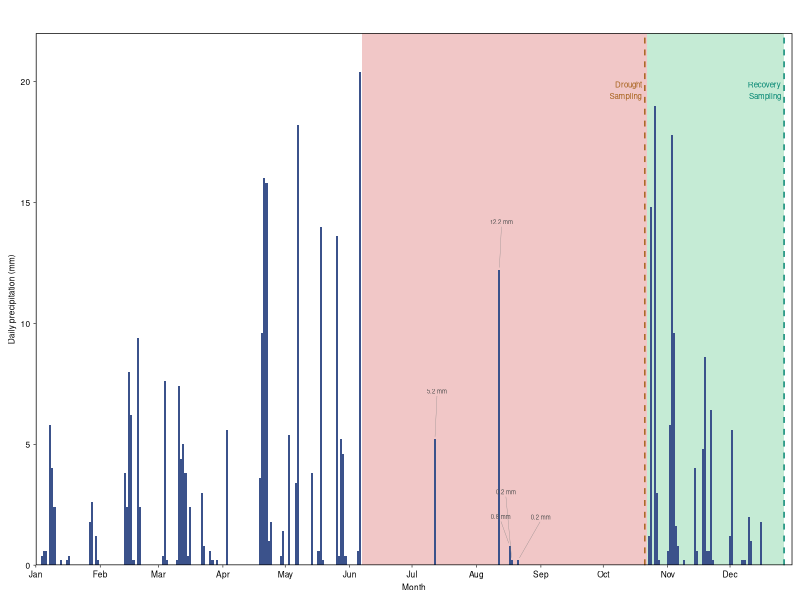
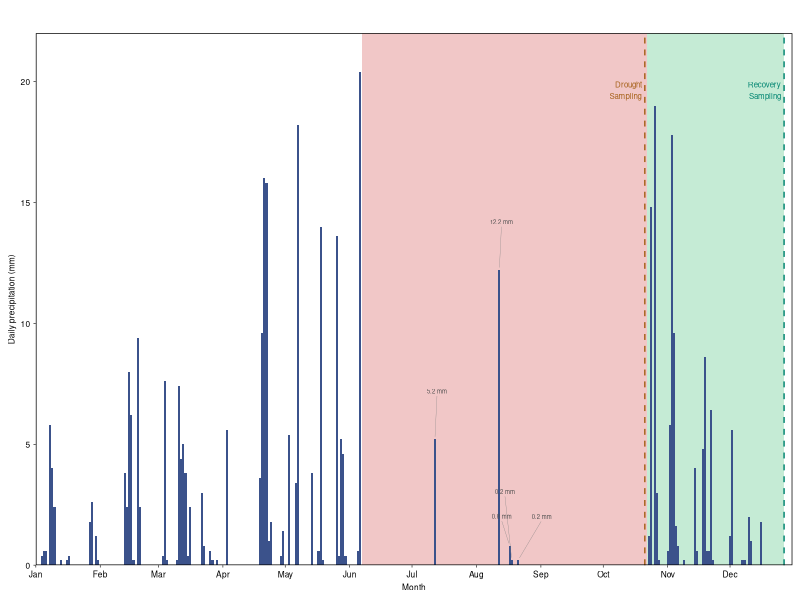
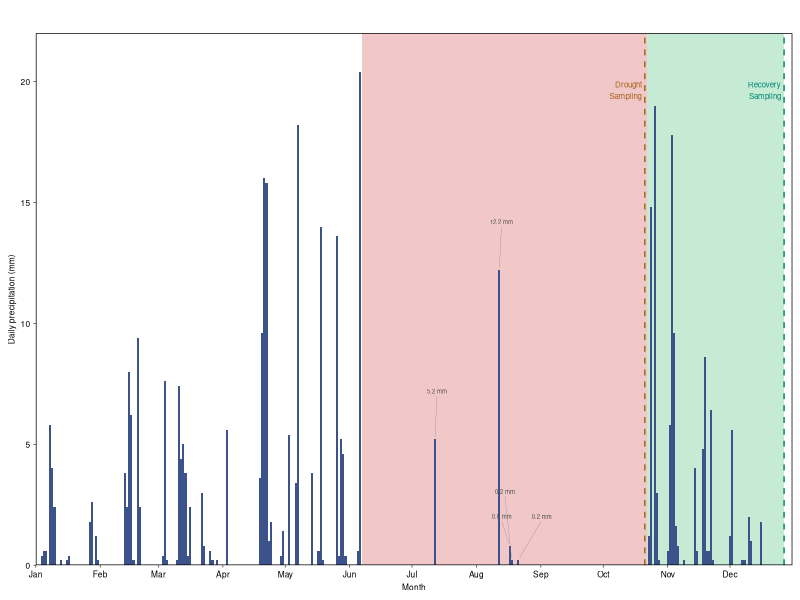

These charts were generated, in order, by the following R code:
# Download climatic data from the region:
library(tidyverse)
library(ggrepel)

# Set plotting theme:
theme.plot <- theme_minimal() +
  theme(
    text = element_text(color = "black"),
    axis.text = element_text(color = "black", size = 6),
    axis.title = element_text(size = 6),
    panel.border = element_rect(color = "black", fill = NA, linewidth = 0.5),
    panel.grid.major = element_blank(),
    panel.grid.minor = element_blank(),
    axis.ticks = element_line(color = "black", size = 0.2),
    axis.ticks.length = unit(0.6, "mm")
  )

data <- read.csv("data/climatic.data.csv")

# Tity data:
data.tidy <- data %>%
  mutate(
    fecha = as.Date(fecha),
    prec = as.numeric(prec),
    tmed = as.numeric(tmed),
    tmin = as.numeric(tmin),
    tmax = as.numeric(tmax)) %>%
  separate(fecha, into = c("year", "month", "day"), sep = "-") %>%
  # split date into year, month, day
  filter(!is.na(prec))

# Calculate mean annual precipitation for each year
data.tidy %>%
  group_by(year) %>%
  summarise(annual_prec = sum(prec, na.rm = TRUE))

# Calculate mean September precipitation per years
sep.mean <- data.tidy %>%
  group_by(year, month) %>%
  summarise(annual_prec = sum(prec, na.rm = TRUE)) %>%
  filter(month == "09")

# Calculate mean September precipitation across all years
sep.mean %>%
  ungroup() %>%
  summarise(mean.sep = mean(annual_prec, na.rm = TRUE))

# Calculate total precipitation per month in 2011:
data.tidy %>%
  filter(year == "2011") %>%
  group_by(month) %>%
  summarise(monthly.prec = sum(prec, na.rm = TRUE))

# Calculate mean annual precipitation across all years:
data.tidy %>%
  group_by(year) %>%
  summarise(annual.prec = sum(prec, na.rm = TRUE)) %>%
  summarise(mean.prec = mean(annual.prec, na.rm = TRUE))

# Data only for 2011:
data_2011 <- data.tidy %>%
  filter(year == "2011")

# Calculate monthly precipitation:
avg_prec <- data.tidy %>%
  group_by(year, month) %>%
  summarise(month_prec = sum(prec, na.rm = TRUE)) %>%
  # month as numeric
  mutate(month = as.numeric(month),
         year = as.numeric(year)) 

# Prepare data for plotting:
plot_data <- data_2011 %>%
  mutate(date = make_date(year, month, day)) %>%
  arrange(date)

# Define key dates:
sampling_drought <- as.Date("2011-10-21")
sampling_recovery <- as.Date("2011-12-27")

drought_start <- as.Date("2011-06-07")
drought_end   <- as.Date("2011-10-22")

recovery_start <- as.Date("2011-10-22")
recovery_end   <- as.Date("2011-12-27")

# Create the Plot
ggplot(plot_data, aes(x = date, y = prec)) +
  annotate("rect", xmin = drought_start, xmax = drought_end, 
           ymin = 0, ymax = Inf, 
           fill = "#d24644", alpha = 0.3) + # Light red background
  annotate("rect", xmin = recovery_start, xmax = recovery_end, 
           ymin = 0, ymax = Inf, 
           fill = "#3fbc73", alpha = 0.3) + # Light red background
  
  geom_col(fill = "#3b528b", width = 1, linewidth = 0, color = NA) +
  
  # Customize the scale
  scale_x_date(
    date_breaks = "1 month", 
    date_labels = "%b",
    limits = as.Date(c("2011-01-01", "2011-12-31")),
    expand = c(0, 0)) +
  
  # Mark Sampling Dates (Vertical Dashed Lines)
  geom_vline(xintercept = sampling_drought, linetype = "dashed", color = "#A6611A", size = 0.5) +
  geom_vline(xintercept = sampling_recovery, linetype = "dashed", color = "#018571", size = 0.5) +
  
  annotate("text", x = sampling_drought, y = 20, label = "Drought\nSampling", 
           vjust = 1, hjust = 1.1, size = 2, color = "#A6611A") +
  annotate("text", x = sampling_recovery, y = 20, label = "Recovery\nSampling", 
           vjust = 1, hjust = 1.1, size = 2, color = "#018571") +
  
  geom_text_repel(
    data = subset(plot_data, prec != "14.8" & 
                    prec != "9.6"  & prec != "19" & prec != "0" &
                    date >= drought_start & date <= drought_end), 
    aes(label = paste0(prec, " mm")),
    nudge_y = 2,
    nudge_x = 1,
    box.padding = 0.5,
    point.padding = 0.2,
    segment.color = "gray50",
    segment.size = 0.1,
    size = 1.5, 
    color = "gray30") +
  
  scale_y_continuous(expand = c(0, 0), limits = c(0, 22)) +

  labs(
    x = "Month",
    y = "Daily precipitation (mm)", # Using expression for proper formatting
    title = "") +
  
  # Clean theme
  theme.plot

ggsave("exports/figures//Figure1.tiff", width = 16, height = 10, units = "cm", dpi = 1200)
ggsave("exports/figures//Figure1.pdf", width = 16, height = 10, units = "cm", dpi = 1200)
